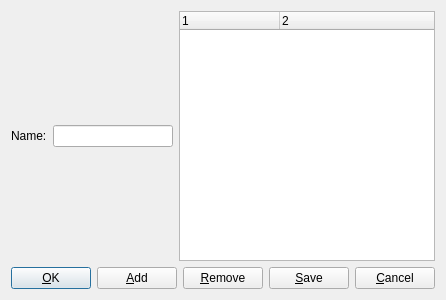
<?xml version="1.0" encoding="UTF-8"?>
<ui version="4.0">
 <class>PlacesDialog</class>
 <widget class="QDialog" name="PlacesDialog">
  <property name="geometry">
   <rect>
    <x>0</x>
    <y>0</y>
    <width>400</width>
    <height>300</height>
   </rect>
  </property>
  <property name="windowTitle">
   <string>Manage Places</string>
  </property>
  <layout class="QVBoxLayout" name="verticalLayout_2">
   <item>
    <layout class="QVBoxLayout" name="verticalLayout">
     <item>
      <layout class="QHBoxLayout" name="horizontalLayout_2">
       <item>
        <widget class="QLabel" name="nameLabel">
         <property name="text">
          <string>Name:</string>
         </property>
        </widget>
       </item>
       <item>
        <widget class="QLineEdit" name="nameLineEdit"/>
       </item>
       <item>
        <widget class="QTreeWidget" name="placesTreeWidget">
         <property name="columnCount">
          <number>2</number>
         </property>
         <column>
          <property name="text">
           <string notr="true">1</string>
          </property>
         </column>
         <column>
          <property name="text">
           <string notr="true">2</string>
          </property>
         </column>
        </widget>
       </item>
      </layout>
     </item>
     <item>
      <layout class="QHBoxLayout" name="horizontalLayout">
       <item>
        <widget class="QPushButton" name="okPushButton">
         <property name="text">
          <string>&amp;OK</string>
         </property>
        </widget>
       </item>
       <item>
        <widget class="QPushButton" name="addPushButton">
         <property name="text">
          <string>&amp;Add</string>
         </property>
        </widget>
       </item>
       <item>
        <widget class="QPushButton" name="removePushButton">
         <property name="text">
          <string>&amp;Remove</string>
         </property>
        </widget>
       </item>
       <item>
        <widget class="QPushButton" name="savePushButton">
         <property name="text">
          <string>&amp;Save</string>
         </property>
        </widget>
       </item>
       <item>
        <widget class="QPushButton" name="cancelPushButton">
         <property name="text">
          <string>&amp;Cancel</string>
         </property>
        </widget>
       </item>
      </layout>
     </item>
    </layout>
   </item>
  </layout>
 </widget>
 <resources/>
 <connections>
  <connection>
   <sender>okPushButton</sender>
   <signal>clicked()</signal>
   <receiver>PlacesDialog</receiver>
   <slot>slotOk()</slot>
   <hints>
    <hint type="sourcelabel">
     <x>46</x>
     <y>276</y>
    </hint>
    <hint type="destinationlabel">
     <x>199</x>
     <y>149</y>
    </hint>
   </hints>
  </connection>
  <connection>
   <sender>addPushButton</sender>
   <signal>clicked()</signal>
   <receiver>PlacesDialog</receiver>
   <slot>slotAdd()</slot>
   <hints>
    <hint type="sourcelabel">
     <x>123</x>
     <y>276</y>
    </hint>
    <hint type="destinationlabel">
     <x>199</x>
     <y>149</y>
    </hint>
   </hints>
  </connection>
  <connection>
   <sender>cancelPushButton</sender>
   <signal>clicked()</signal>
   <receiver>PlacesDialog</receiver>
   <slot>slotCancel()</slot>
   <hints>
    <hint type="sourcelabel">
     <x>353</x>
     <y>276</y>
    </hint>
    <hint type="destinationlabel">
     <x>199</x>
     <y>149</y>
    </hint>
   </hints>
  </connection>
  <connection>
   <sender>removePushButton</sender>
   <signal>clicked()</signal>
   <receiver>PlacesDialog</receiver>
   <slot>slotRemove()</slot>
   <hints>
    <hint type="sourcelabel">
     <x>200</x>
     <y>276</y>
    </hint>
    <hint type="destinationlabel">
     <x>199</x>
     <y>149</y>
    </hint>
   </hints>
  </connection>
  <connection>
   <sender>savePushButton</sender>
   <signal>clicked()</signal>
   <receiver>PlacesDialog</receiver>
   <slot>slotSave()</slot>
   <hints>
    <hint type="sourcelabel">
     <x>277</x>
     <y>276</y>
    </hint>
    <hint type="destinationlabel">
     <x>199</x>
     <y>149</y>
    </hint>
   </hints>
  </connection>
  <connection>
   <sender>placesTreeWidget</sender>
   <signal>itemClicked(QTreeWidgetItem*,int)</signal>
   <receiver>PlacesDialog</receiver>
   <slot>slotSetNameText(QTreeWidgetItem*,int)</slot>
   <hints>
    <hint type="sourcelabel">
     <x>269</x>
     <y>133</y>
    </hint>
    <hint type="destinationlabel">
     <x>199</x>
     <y>149</y>
    </hint>
   </hints>
  </connection>
 </connections>
 <slots>
  <slot>slotOk()</slot>
  <slot>slotAdd()</slot>
  <slot>slotRemove()</slot>
  <slot>slotSave()</slot>
  <slot>slotCancel()</slot>
  <slot>slotSetNameText(QTreeWidgetItem*,int)</slot>
 </slots>
</ui>
